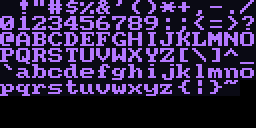
#> input picture daemon_font_atlas.png, 256 x 128 px
$ python img2csv.py ..
#> lines starting #> are read from the running program, lines starting #| are printed output that depends on the picture
#!/usr/bin/env python3
"""
img2csv.py -- Convert a sequence of PNG frames into a GeOS CSV timeline.

This tool implements the "Visual Replay" strategy for converting existing
software to pixel software. It performs frame-differencing to extract only
the changed pixels (dirty rectangles) between frames, minimizing the
resulting CSV size and ASM footprint.

Usage:
    python3 scripts/img2csv.py frames_dir/ -o my_animation.csv
"""

import os
import sys
import argparse
from PIL import Image
import csv

def get_dirty_rects(img1, img2, threshold=0):
    """
    Compare two images and return a list of (x, y, w, h, r, g, b) for changed regions.
    Implements horizontal span merging and FILL heuristics.
    """
    width, height = img2.size
    pix2 = img2.load()

    # 1. Fill check for the whole frame (Optimization for frame 0 or screen clears)
    # Sample some pixels to see if it's likely a solid color
    first_pixel = pix2[0, 0][:3]
    is_solid = True
    # If it's the first frame, we MUST check for a solid fill.
    # On subsequent frames, we'll only do it if the diff is massive (handled in step 3),
    # but a quick sample check here doesn't hurt.
    if img1 is None:
        for y in range(0, height, 8): # Stride for speed
            for x in range(0, width, 8):
                if pix2[x, y][:3] != first_pixel:
                    is_solid = False
                    break
            if not is_solid: break

        if is_solid:
            # Re-verify fully if stride check passed
            for y in range(height):
                for x in range(width):
                    if pix2[x, y][:3] != first_pixel:
                        is_solid = False
                        break
                if not is_solid: break

            if is_solid:
                r, g, b = first_pixel
                return [(0, 0, width, height, r, g, b, 'FILL')]

    # 2. Identify changed pixels
    changed = []
    if img1 is None:
        # Everything changed from "nothing"
        for y in range(height):
            for x in range(width):
                changed.append((x, y, pix2[x, y][:3]))
    else:
        pix1 = img1.load()
        for y in range(height):
            for x in range(width):
                p1 = pix1[x, y][:3]
                p2 = pix2[x, y][:3]
                if p1 != p2:
                    changed.append((x, y, p2))

    if not changed:
        return []

    # 3. FILL heuristic for large changes
    # If > 95% of the screen changed to the same color AND there are few
    # unique colors overall, just FILL. Two conditions must both be true:
    #   a) Dominant color covers > 97% of changed pixels
    #   b) Fewer than 10 unique colors in the changed set
    # This prevents loss on rich imagery (fireworks, fractals) while still
    # optimizing simple scenes (starfield, solid backgrounds).
    if len(changed) > (width * height * 0.7):
        color_counts = {}
        for _, _, c in changed:
            color_counts[c] = color_counts.get(c, 0) + 1
        most_common_color = max(color_counts, key=color_counts.get)
        mc_count = color_counts[most_common_color]
        if mc_count > (width * height * 0.97) and len(color_counts) < 10:
            r, g, b = most_common_color
            return [(0, 0, width, height, r, g, b, 'FILL')]

    # 4. Horizontal span merging (Greedy clustering)
    h_spans = []
    # Group by Y then merge contiguous X
    rows = {}
    for x, y, c in changed:
        if y not in rows: rows[y] = []
        rows[y].append((x, c))

    for y in sorted(rows.keys()):
        row_pixels = sorted(rows[y])
        if not row_pixels: continue

        start_x, current_color = row_pixels[0]
        width_span = 1

        for i in range(1, len(row_pixels)):
            x, c = row_pixels[i]
            if x == start_x + width_span and c == current_color:
                width_span += 1
            else:
                # End of span
                r, g, b = current_color
                h_spans.append([start_x, y, width_span, 1, r, g, b, 'RECTF'])
                start_x, current_color = x, c
                width_span = 1

        # Last span in row
        r, g, b = current_color
        h_spans.append([start_x, y, width_span, 1, r, g, b, 'RECTF'])

    # 5. Vertical span merging
    # Merge adjacent identical spans (same x, w, color, and consecutive y).
    # Uses a dict keyed by (x, w, r, g, b) -> list of spans, so disjoint
    # vertical ranges with the same signature don't collide.
    merged_dict = {}  # key -> list of [x, y, w, h, r, g, b, 'RECTF']

    for span in h_spans:
        x, y, w, h, r, g, b, op = span
        key = (x, w, r, g, b)
        if key in merged_dict:
            # Try to extend the most recent span with this key
            prev = merged_dict[key][-1]
            if y == prev[1] + prev[3]:  # y == prev_y + prev_h
                prev[3] += 1  # extend height
                continue
        # Start a new vertical span
        if key not in merged_dict:
            merged_dict[key] = []
        merged_dict[key].append([x, y, w, h, r, g, b, op])

    # Flatten and sort by y then x for deterministic output
    result = []
    for spans in merged_dict.values():
        result.extend(tuple(s) for s in spans)
    result.sort(key=lambda s: (s[1], s[0]))
    return result

def main():
    parser = argparse.ArgumentParser(description="Convert PNG frames to GeOS CSV timeline")
    parser.add_argument("frames_dir", help="Directory containing PNG frames")
    parser.add_argument("-o", "--output", help="Output CSV file")
    parser.add_argument("--res", type=int, default=256, help="Target resolution (square)")

    args = parser.parse_args()

    if not os.path.isdir(args.frames_dir):
        print(f"Error: {args.frames_dir} is not a directory")
        sys.exit(1)

    files = sorted([f for f in os.listdir(args.frames_dir) if f.endswith(".png")])
    if not files:
        print("No PNG files found")
        sys.exit(1)

    csv_rows = []
    prev_img = None

    print(f"Processing {len(files)} frames...")

    for i, filename in enumerate(files):
        path = os.path.join(args.frames_dir, filename)
        img = Image.open(path).convert("RGB")
#> img is the input picture: PIL image 256x128 RGB; mean R, G, B 49.9, 34.9, 73.6
        if img.size != (args.res, args.res):
            img = img.resize((args.res, args.res), Image.NEAREST)
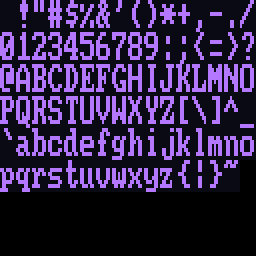
#> img: PIL image 256x256 RGB; mean R, G, B 49.9, 34.9, 73.6

        diff_results = get_dirty_rects(prev_img, img)
#> in get_dirty_rects, `first_pixel = pix2[0, 0][:3]`: first_pixel = (10, 10, 20)
#> after the loop in get_dirty_rects, `for y in range(height):`: changed = 65536 items
#> the loop in get_dirty_rects, `for _, _, c in changed:` made 65536 passes
#> after the loop in get_dirty_rects, `for _, _, c in changed:`: color_counts = {(10, 10, 20): 32264, (180, 120, 255): 16376, (0, 0, 0): 16896}
#> in get_dirty_rects, `most_common_color = max(color_counts, key=color_counts.get)`: most_common_color = (10, 10, 20)
#> in get_dirty_rects, `mc_count = color_counts[most_common_color]`: mc_count = 32264
#> the loop in get_dirty_rects, `for x, y, c in changed:` made 65536 passes
#> after the loop in get_dirty_rects, `for x, y, c in changed:`: rows = 256 items
#> the loop in get_dirty_rects, `for y in sorted(rows.keys()):` made 256 passes
#> after the loop in get_dirty_rects, `for y in sorted(rows.keys()):`: h_spans = 6648 items
#> the loop in get_dirty_rects, `for span in h_spans:` made 6648 passes
#> (span, x, y, w, r, g, b, key) on passes 24 to 29: ([0, 1, 22, 1, 10, 10, 20, 'RECTF'], 0, 1, 22, 10, 10, 20, (0, 22, 10, 10, 20)), ([22, 1, 4, 1, 180, 120, 255, 'RECTF'], 22, 1, 4, 180, 120, 255, (22, 4, 180, 120, 255)), ([26, 1, 8, 1, 10, 10, 20, 'RECTF'], 26, 1, 8, 10, 10, 20, (26, 8, 10, 10, 20)), ([34, 1, 4, 1, 180, 120, 255, 'RECTF'], 34, 1, 4, 180, 120, 255, (34, 4, 180, 120, 255)), ([38, 1, 2, 1, 10, 10, 20, 'RECTF'], 38, 1, 2, 10, 10, 20, (38, 2, 10, 10, 20)), ([40, 1, 4, 1, 180, 120, 255, 'RECTF'], 40, 1, 4, 180, 120, 255, (40, 4, 180, 120, 255))
#> span on passes 31 to 36: [50, 1, 4, 1, 180, 120, 255, 'RECTF'], [54, 1, 2, 1, 10, 10, 20, 'RECTF'], [56, 1, 4, 1, 180, 120, 255, 'RECTF'], [60, 1, 10, 1, 10, 10, 20, 'RECTF'], [70, 1, 4, 1, 180, 120, 255, 'RECTF'], [74, 1, 26, 1, 10, 10, 20, 'RECTF']
#> the loop in get_dirty_rects, `for spans in merged_dict.values():` made 550 passes
#> spans on passes 13, 15, 17: [[74, 0, 26, 4, 10, 10, 20, 'RECTF']], [[106, 0, 12, 4, 10, 10, 20, 'RECTF']], [[122, 0, 14, 4, 10, 10, 20, 'RECTF']]

        for x, y, w, h, r, g, b, op in diff_results:
            csv_rows.append({
                'frame': i,
                'op': op,
                'x': x,
                'y': y,
                'w': w,
                'h': h,
                'r': r,
                'g': g,
                'b': b,
                'text': ''
            })
#> this loop made 1161 passes
#> (x, y, w, h, r, g, b) on passes 1 to 3: (0, 0, 22, 4, 10, 10, 20), (22, 0, 4, 4, 180, 120, 255), (26, 0, 8, 4, 10, 10, 20)

        prev_img = img
        if i % 10 == 0:
            print(f"  Frame {i}...")

    header = ['frame', 'op', 'x', 'y', 'w', 'h', 'r', 'g', 'b', 'text']

    if args.output:
        with open(args.output, 'w', newline='') as f:
            writer = csv.DictWriter(f, fieldnames=header)
            writer.writeheader()
            writer.writerows(csv_rows)
        print(f"Wrote {len(csv_rows)} rows to {args.output}")
    else:
        writer = csv.DictWriter(sys.stdout, fieldnames=header)
        writer.writeheader()
        writer.writerows(csv_rows)
#> (printed output is left out)

if __name__ == "__main__":
    main()
